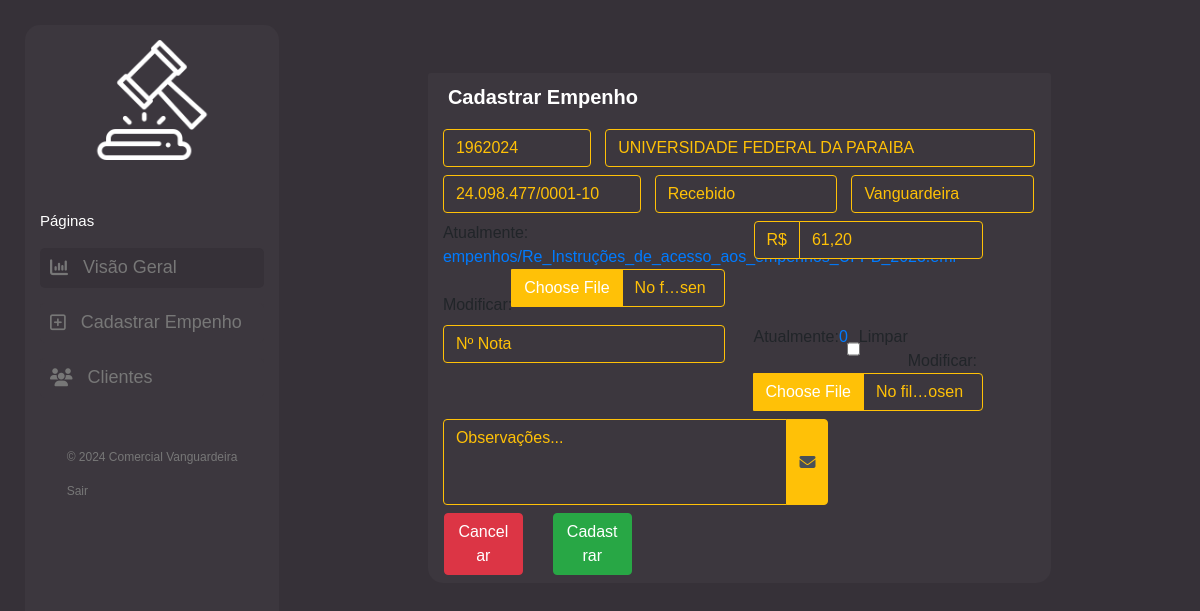
The app's page /cliente/edit/3351/ (signed in), older data.
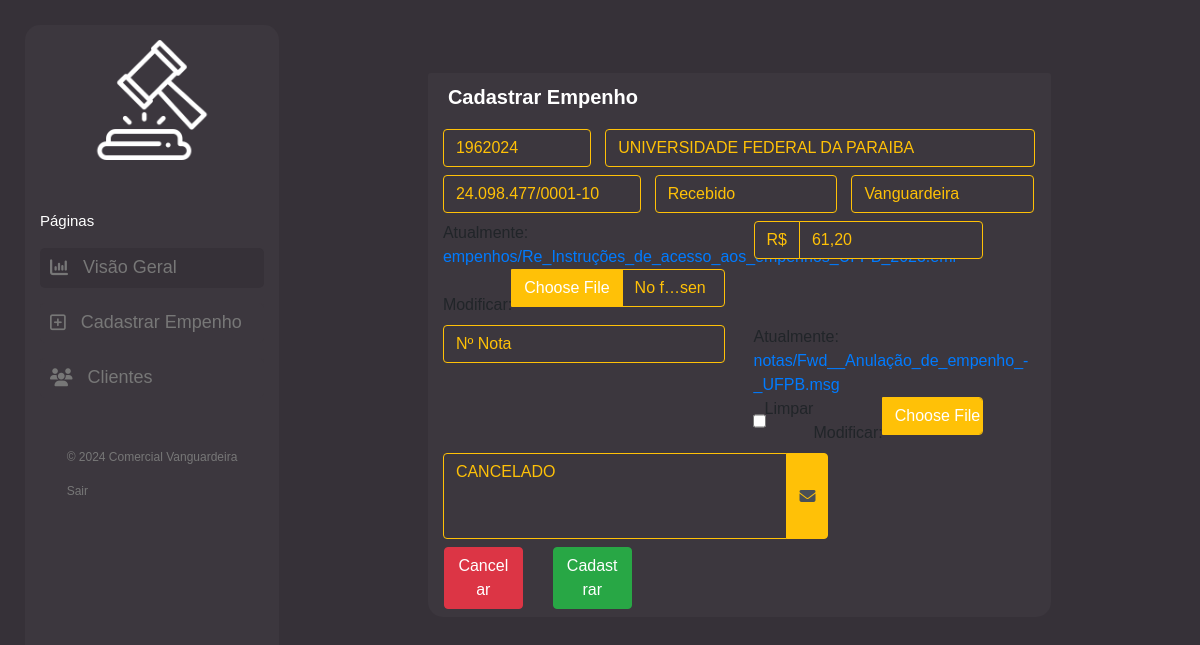
The same page, newer data.
### cliente/models.py (models this page shows, shortened)
class Cliente(models.Model):
    numero = models.CharField(max_length=255)
    nome = models.CharField(max_length=255)
    cnpj = models.CharField(max_length=255)
    data_criacao = models.DateTimeField(default=timezone.now)
    categoria = models.ForeignKey(Categoria, on_delete=models.DO_NOTHING)
    empresa = models.ForeignKey(Empresa, on_delete=models.DO_NOTHING)
    empenho = models.FileField(upload_to='empenhos/', max_length=500)
    nfe = models.FileField(upload_to='notas/', max_length=500, default='0', blank=True)
    n_nfe = models.CharField(max_length=255, blank=True)
    descricao = models.TextField(blank=True)
    valor = models.CharField(max_length=255)

### cliente/views.py (the view)
# urls.py: path('cliente/edit/<int:pk>/', views.edit, name="edit"),
@login_required(login_url='login')
def edit(request, pk):
    cliente = Cliente.objects.get(pk=pk)
    form = ClienteForm(instance=cliente)
    return render(request, 'cliente/form.html', {'cliente': cliente, 'form': form})

### cliente/form.py
class ClienteForm(ModelForm):
    class Meta:
        model = Cliente
        fields = ['numero', 'nome', 'cnpj', 'data_criacao', 'categoria', 'empresa', 'empenho', 'descricao', 'valor', 'nfe', 'n_nfe']
    def __init__(self, *args, **kwargs):
        super(ClienteForm, self).__init__(*args, **kwargs)
        for field in self.fields:
            self.fields[field]. widget.attrs.update({'class': 'form-control'})

### cliente/models.py (called while the page is built)
    def __str__(self):
        return self.nome

    def __str__(self):
        return self.nome

### cliente/templates/cliente/form.html (shortened to what this page needs)
{% extends 'base.html' %}
{% load widget_tweaks %}
{% block conteudo %}
    <div class="container center mt-5 w-75">
        <div class="card card-primary card-formulario">
            <div class="card-header">
                <h5 class="card-title mb-0">
                    Cadastrar Empenho
                </h5>
            </div>
            <form action="{% if cliente %}/cliente/update/{{cliente.id}}/{% else %}/cliente/create/{% endif %}" method="POST" enctype="multipart/form-data">
                  <div class="input-group col-12 p-15 my-2">
                    <div class="input-group col-3 p-0">
                      {% render_field form.numero name="numero" type="name" placeholder="Nº Empenho" autocomplete="off"%}
                    </div>
                    <div class="input-group col-9 pr-0">
                      {% render_field form.nome name="nome" id="nome" type="name" placeholder="Nome do cliente" autocomplete="off"%}
                    </div>
                  </div>
                  <div class="input-group col-12 mb-2 p-15">
                    <div class="input-group col-4 p-0" >
                      {% render_field form.cnpj type="text" onblur="checkCnpj(this.value)" id="cpfcnpj" placeholder="CNPJ" autocomplete="off"%}
                    </div>
                    <div class="input-group col-4 pr-0">
                      {% render_field form.categoria name="categoria" id="categoria" placeholder="Categoria" autocomplete="off"%}
                    </div>
                    <div class="input-group col-4 pr-0">
                      {% render_field form.empresa name="empresa" id="empresa" placeholder="Empresa" autocomplete="off"%}
                    </div>
                  </div>
                  <div class="input-group col-12 p-0">
                    <div class="input-group col-6 p-15 mb-2" >
                      {% render_field form.empenho name="empenho" type="file" placeholder="Empenho" autocomplete="off"%}
                    </div>
                    <div class="input-group col-5 p-15 mb-2" >
                      <span class="input-group-text valor" id="span-valor">R$</span>
                      {% render_field form.valor name="valor" type="text" id="valor" placeholder="Valor do empenho" autocomplete="off"%}
                    </div>
                  </div>
                  <div class="input-group col-12 p-0">
                    <div class="input-group col-6 p-15 mb-2" >
                      {% render_field form.n_nfe name="n_nfe" type="name" placeholder="Nº Nota" autocomplete="off"%}
                    </div>
                    <div class="input-group col-5 p-15 mb-2" >
                      {% render_field form.nfe name="nfe" type="file" value="0" placeholder="Nfe" autocomplete="off"%}
                    </div>
                  </div>
                  <div class="input-group col-8 p-15 mb-2" >
                    {% render_field form.descricao rows="3" style="resize:none;" placeholder="Observações..." type="text" autocomplete="off"%}
                    <div class="input-group-append">
                      <div class="input-group-text">
                        <span class="fas fa-envelope"></span>
                      </div>
                    </div>
                  </div>
                <div class="row">
                    <div class="col-2 mb-2 ml-3">
                      <a class="btn btn-danger btn-block" href="{{ request.META.HTTP_REFERER }}">Cancelar</a>
                    </div>
                    <div class="col-2 m-0">
                      <button type="submit" class="btn btn-success btn-block" id="submit_button" >Cadastrar</button>
                    </div>
                </div>
            </form>
        </div>
    </div>
{% endblock %}

Row changes from the older to the newer data that the page shows:
changed Cliente "UNIVERSIDADE FEDERAL DA PARAIBA": descricao (not shown) → "CANCELADO"
Text that changed along with them:
text no longer shown: "Atualmente: 0 Modificar:"
text now shown: "Atualmente: notas/Fwd__Anulação_de_empenho_-_UFPB.msg Modificar:"
